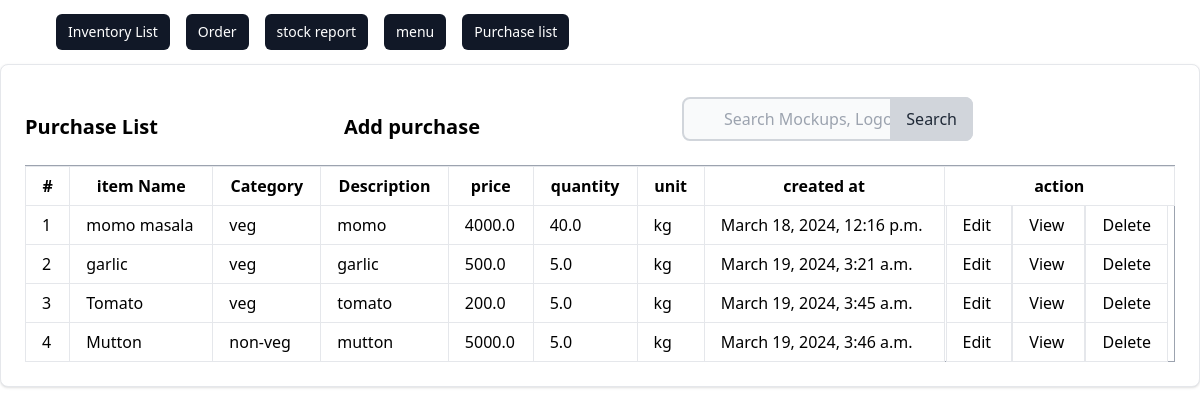
The page /purchase/list/ on the database its author committed.
### inventory/models.py (models this page shows, shortened)
class Purchase(models.Model):
    category = models.ForeignKey(Category, on_delete=models.CASCADE)
    item_name = models.CharField(max_length=100)
    quantity = models.FloatField()
    price = models.FloatField()
    unit = models.CharField(choices=CHOICES, max_length=100)
    description = models.TextField()
    created_at = models.DateTimeField(auto_now_add=True)

class Category(models.Model):
    name = models.CharField(max_length=100)
    description = models.TextField()
    def __str__(self):
        return self.name

### inventory/views.py (the view)
# urls.py: path('purchase/list/', views.PurchaseListView.as_view(), name='purchase_index'),
class PurchaseListView(ListView):
    model = Purchase
    template = 'inventory/purchase_list.html'
    success_url = reverse_lazy('inventory:purchase_index')

### inventory/templates/inventory/purchase_list.html (shortened to what this page needs)
{% extends '../inventory/base.html' %} {% block content %}
<div class="card max-w-80%  p-6 bg-white border border-gray-200 rounded-lg shadow dark:bg-gray-800 dark:border-gray-400">
  <div class="row">
    <div class="flex items-center justify-between">
        <h5 class="text-xl font-semibold">Purchase  List</h5>
        <a href="{% url 'inventory:purchase_create' %}" class="text-xl font-semibold text-grey-200 hover:underline hover:text-blue-00 ml-auto">
         <h5>  Add purchase</h5>
        </a>
      <form method="get" action="/" class="max-w-md mx-auto px-4 py-2 justify-end">
        <div class="relative">
            <input
            type="search"
            id="default-search"
            name='q'
            class="block w-full pl-10 pr-4 py-2 rounded-lg border-2 border-gray-300 bg-gray-50 focus:ring-blue-500 focus:border-blue-500"
            placeholder="Search Mockups, Logos..."
            required
          />
          <button
            type="submit"
            class="absolute inset-y-0 right-0 px-4 py-2 bg-gray-300 text-gray-800 rounded-r-lg hover:bg-gray-400 focus:outline-none focus:bg-gray-400"
          >
            Search
          </button>
        </div>
      </form>
    </div>
      <div class="card-body">
        <table class="table-auto w-full border-collapse border border-gray-400 table-bordered">
          <th class="px-1 py-0">
            <tr>
              <th class="px-4 py-2 border px-4 py-2" >#</th>
              <th class="px-4 py-2  border ">item Name</th>
              <th class="px-4 py-2  border ">Category</th>
              <th class="px-4 py-2  border ">Description</th>
              <th  class="px-4 py-2  border ">price</th>
              <th class="px-4 py-2  border ">quantity</th>
              <th class="px-4 py-2  border ">unit</th>
              <th class="px-4 py-2  border ">created at</th>
              <th col="3" class="px-0 py-0  border ">action</th>
            </tr>
          </th>
          <tbody>
            {% if object_list %} {% for purchase in object_list %}
            <tr>
              <td class="border px-4 py-2">{{ purchase.id}}</td>
              <td class="border px-4 py-2">{{ purchase.item_name }}</td>
              <td class="border px-4 py-2">{{ purchase.category }}</td>
              <td class="border px-4 py-2">{{ purchase.description }}</td>
              <td class="border px-4 py-2">{{ purchase.price }}</td>
              <td  class="border px-4 py-2">{{ purchase.quantity }}</td>
              <td class="border px-4 py-2">{{ purchase.unit}}</td>
              <td class="border px-4 py-2">{{ purchase.created_at}}</td>
              <td>
                <a  class="border px-4 py-2"  href="{% url 'inventory:purchase_update'  %}"> Edit </a>
                <a class="border px-4 py-2"  href="{% url 'inventory:purchase_detail' %}"> View </a>
                <a  class="border px-4 py-2" href="/" > Delete </a>
              </td>
            </tr>
          {% endfor %}
          {% else %}
            <tr><td colspan="8" class="border px-4 py-2">No order found</td></tr>
          {% endif %}
          </tbody>
        </table>
      </div>
    </div>
  </div>
  </div>
{% endblock %}

### rows shown on the page
Purchase: id "1", item_name "momo masala", category "veg", description "momo", price "4000.0", quantity "40.0", unit "kg", created_at "March 18, 2024, 12:16 p.m."
Purchase: id "2", item_name "garlic", category "veg", description "garlic", price "500.0", quantity "5.0", unit "kg", created_at "March 19, 2024, 3:21 a.m."
Purchase: id "3", item_name "Tomato", category "veg", description "tomato", price "200.0", quantity "5.0", unit "kg", created_at "March 19, 2024, 3:45 a.m."
Purchase: id "4", item_name "Mutton", category "non-veg", description "mutton", price "5000.0", quantity "5.0", unit "kg", created_at "March 19, 2024, 3:46 a.m."
